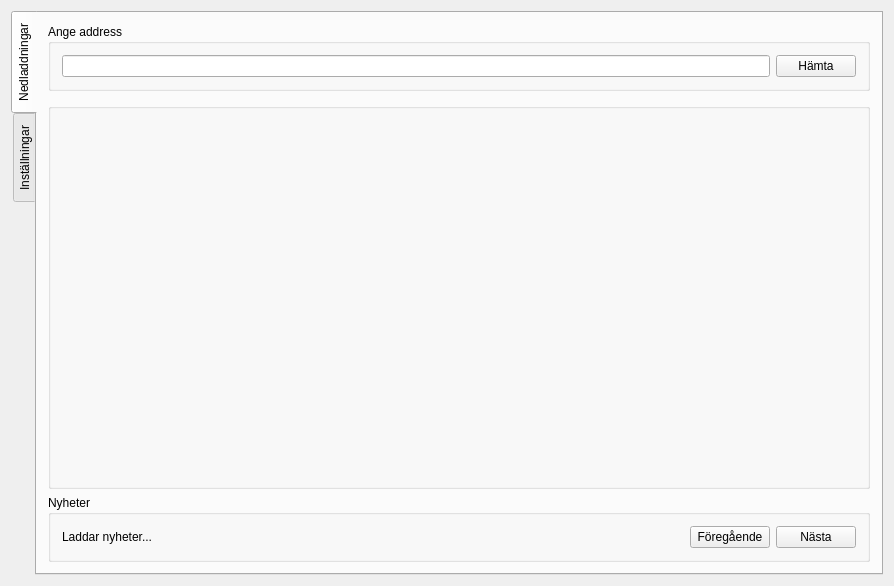
<?xml version="1.0" encoding="UTF-8"?>
<ui version="4.0">
 <class>MainWindow</class>
 <widget class="QMainWindow" name="MainWindow">
  <property name="geometry">
   <rect>
    <x>0</x>
    <y>0</y>
    <width>894</width>
    <height>586</height>
   </rect>
  </property>
  <property name="sizePolicy">
   <sizepolicy hsizetype="Expanding" vsizetype="Preferred">
    <horstretch>0</horstretch>
    <verstretch>1</verstretch>
   </sizepolicy>
  </property>
  <property name="windowTitle">
   <string>MainWindow</string>
  </property>
  <widget class="QWidget" name="centralWidget">
   <layout class="QVBoxLayout" name="verticalLayout">
    <item>
     <widget class="QTabWidget" name="tabWidget">
      <property name="tabPosition">
       <enum>QTabWidget::West</enum>
      </property>
      <property name="currentIndex">
       <number>0</number>
      </property>
      <widget class="QWidget" name="tab_3">
       <attribute name="title">
        <string>Nedladdningar</string>
       </attribute>
       <layout class="QVBoxLayout" name="verticalLayout_4">
        <item>
         <widget class="QGroupBox" name="adressGroupBox">
          <property name="title">
           <string>Ange address</string>
          </property>
          <layout class="QHBoxLayout" name="horizontalLayout_2">
           <item>
            <widget class="QLineEdit" name="editAdress">
             <property name="text">
              <string/>
             </property>
            </widget>
           </item>
           <item>
            <widget class="QPushButton" name="buttonFetch">
             <property name="text">
              <string>Hämta</string>
             </property>
            </widget>
           </item>
          </layout>
         </widget>
        </item>
        <item>
         <widget class="QFrame" name="groupMessages"/>
        </item>
        <item>
         <widget class="QGroupBox" name="groupDownloads">
          <property name="sizePolicy">
           <sizepolicy hsizetype="Expanding" vsizetype="Preferred">
            <horstretch>0</horstretch>
            <verstretch>1</verstretch>
           </sizepolicy>
          </property>
          <property name="title">
           <string/>
          </property>
          <layout class="QVBoxLayout" name="verticalLayout_2"/>
         </widget>
        </item>
        <item>
         <widget class="QGroupBox" name="groupNews">
          <property name="title">
           <string>Nyheter</string>
          </property>
          <layout class="QHBoxLayout" name="horizontalLayout">
           <item>
            <widget class="QLabel" name="tweetText">
             <property name="sizePolicy">
              <sizepolicy hsizetype="Preferred" vsizetype="Preferred">
               <horstretch>1</horstretch>
               <verstretch>0</verstretch>
              </sizepolicy>
             </property>
             <property name="text">
              <string>Laddar nyheter...</string>
             </property>
            </widget>
           </item>
           <item>
            <widget class="QPushButton" name="buttonPrevTweet">
             <property name="text">
              <string>Föregående</string>
             </property>
            </widget>
           </item>
           <item>
            <widget class="QPushButton" name="buttonNextTweet">
             <property name="text">
              <string>Nästa</string>
             </property>
            </widget>
           </item>
          </layout>
         </widget>
        </item>
       </layout>
       <zorder>groupNews</zorder>
       <zorder>groupMessages</zorder>
       <zorder>groupDownloads</zorder>
       <zorder>adressGroupBox</zorder>
      </widget>
      <widget class="QWidget" name="settingsTab">
       <attribute name="title">
        <string>Inställningar</string>
       </attribute>
       <layout class="QVBoxLayout" name="verticalLayout_5">
        <item>
         <layout class="QFormLayout" name="formLayout">
          <property name="fieldGrowthPolicy">
           <enum>QFormLayout::ExpandingFieldsGrow</enum>
          </property>
          <item row="0" column="0">
           <widget class="QLabel" name="label">
            <property name="text">
             <string>Förvalt videospelarkommando:</string>
            </property>
           </widget>
          </item>
          <item row="0" column="1">
           <widget class="QLineEdit" name="editPlayer"/>
          </item>
          <item row="1" column="1">
           <widget class="QLabel" name="label_3">
            <property name="text">
             <string>%0 ersätts av vdeoaddress.
%1 ersätts av ev. undertextaddress.</string>
            </property>
           </widget>
          </item>
          <item row="2" column="0">
           <widget class="QLabel" name="label_2">
            <property name="text">
             <string>Standardkatalog</string>
            </property>
           </widget>
          </item>
          <item row="2" column="1">
           <widget class="QLineEdit" name="editStartDir"/>
          </item>
          <item row="3" column="0">
           <widget class="QLabel" name="label_4">
            <property name="text">
             <string>Filnamnsmall</string>
            </property>
           </widget>
          </item>
          <item row="3" column="1">
           <widget class="QLineEdit" name="editFilenameTemplate"/>
          </item>
          <item row="4" column="1">
           <widget class="QLabel" name="label_5">
            <property name="text">
             <string>&lt;html&gt;&lt;head/&gt;&lt;body&gt;&lt;p&gt;Variabler: %title, %name, %season, %time&lt;/p&gt;&lt;/body&gt;&lt;/html&gt;</string>
            </property>
           </widget>
          </item>
         </layout>
        </item>
        <item>
         <layout class="QHBoxLayout" name="horizontalLayout_3">
          <item>
           <spacer name="horizontalSpacer">
            <property name="orientation">
             <enum>Qt::Horizontal</enum>
            </property>
            <property name="sizeHint" stdset="0">
             <size>
              <width>40</width>
              <height>20</height>
             </size>
            </property>
           </spacer>
          </item>
          <item>
           <widget class="QPushButton" name="buttonResetSettings">
            <property name="text">
             <string>Sätt till ursprungsval</string>
            </property>
           </widget>
          </item>
         </layout>
        </item>
       </layout>
      </widget>
     </widget>
    </item>
   </layout>
  </widget>
 </widget>
 <layoutdefault spacing="6" margin="11"/>
 <resources/>
 <connections/>
</ui>
